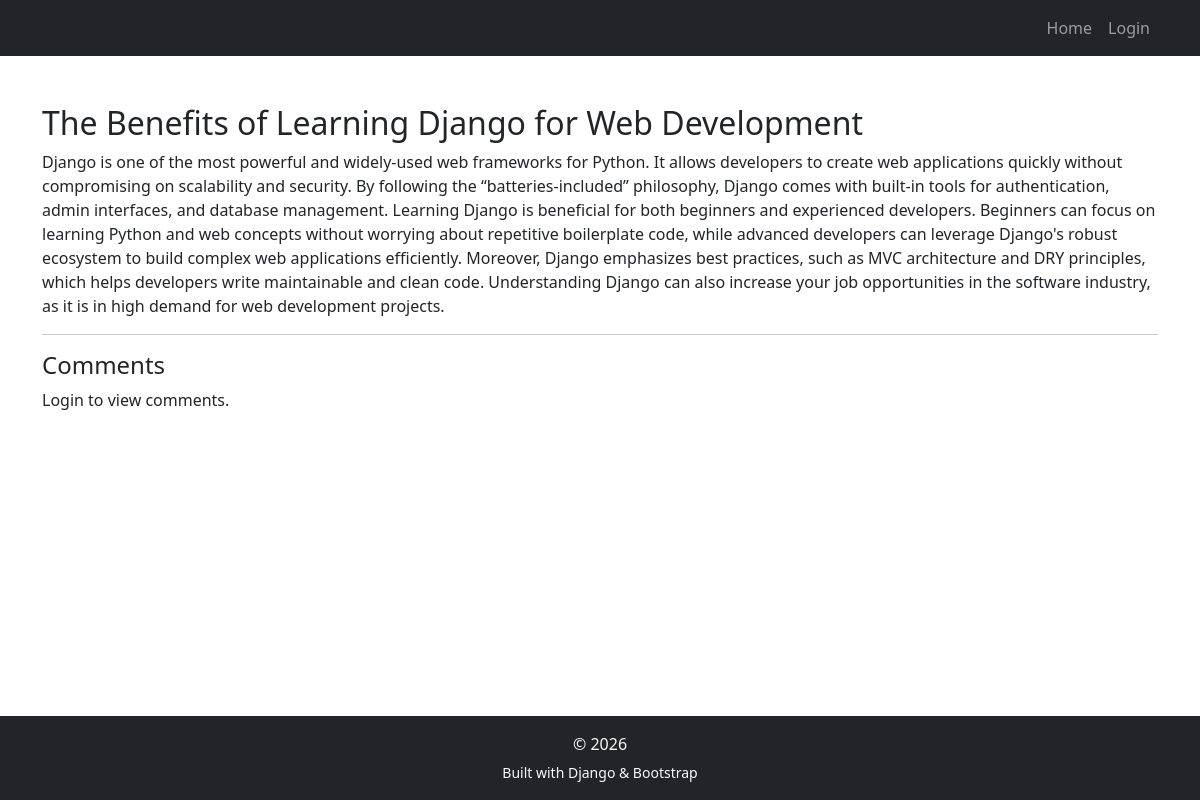
The app's page /post/1/ with its own data.
### main_app/models.py (models this page shows, shortened)
class Post(models.Model):
    title = models.CharField(max_length=200)
    body = models.TextField()
    created = models.DateTimeField(auto_now_add=True)

### main_app/views.py (the view)
# urls.py: url(r'^post/(?P<post_id>\d+)/$', views.post_detail, name='post_detail'),
def post_detail(request, post_id):
    post = get_object_or_404(Post, id=post_id)
    comments = None
    if request.user.is_authenticated():
        comments = post.comments.all()
    return render(request, 'main_app/post_detail.html', {
        'post': post,
        'comments': comments
    })

### templates/main_app/post_detail.html
{% extends "main_app/base.html" %}
{% block body_block %}
<h2>{{ post.title }}</h2>
<p>{{ post.body }}</p>
<hr>
<h4>Comments</h4>
{% if user.is_authenticated %}
    {% for comment in comments %}
        <p>{{ comment.body }} — {{ comment.user.username }}</p>
    {% empty %}
        <p>No comments.</p>
    {% endfor %}
{% else %}
    <p>Login to view comments.</p>
{% endif %}
{% endblock %}

### records on screen
Post: title "The Benefits of Learning Django for Web Development", body "Django is one of the most powerful and widely-used web frameworks for Python. It allows developers to create web applications quickly without compromising on scalability and security. By following the “batteries-included” philosophy, Django comes with built-in tools for authentication, admin interfaces, and database management. Learning Django is beneficial for both beginners and experienced developers. Beginners can focus on learning Python and web concepts without worrying about repetitive boilerplate code, while advanced developers can leverage Django's robust ecosystem to build complex web applications efficiently. Moreover, Django emphasizes best practices, such as MVC architecture and…"
